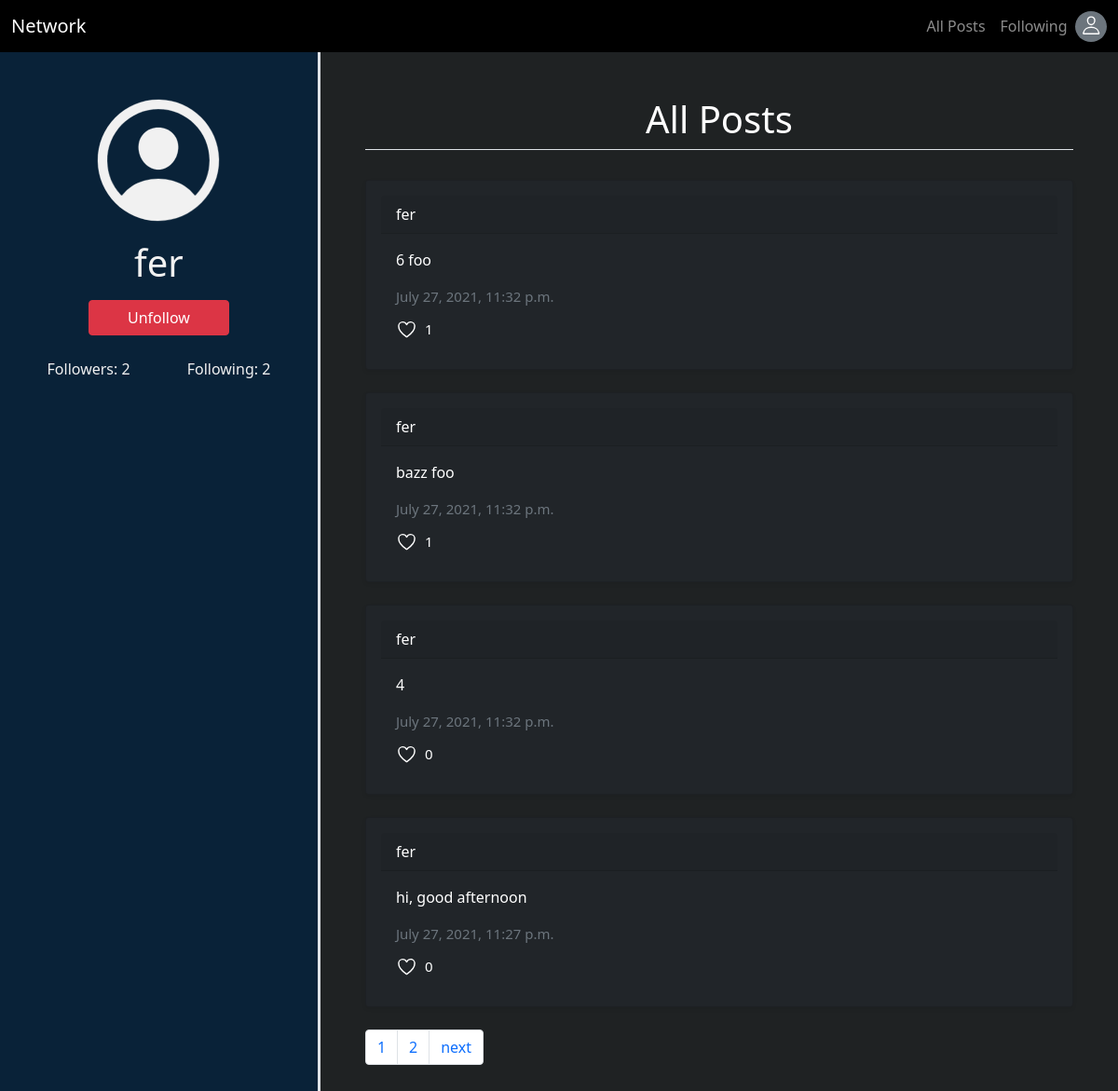
The page /profile/fer (signed in) on the database its author committed.
### network/models.py (models this page shows, shortened)
class User(AbstractUser):
    pass

class Post(models.Model):
    poster = models.ForeignKey(User, on_delete = models.CASCADE)
    content = models.CharField(max_length=255)
    date = models.DateTimeField(auto_now_add = True)
    likes = models.ManyToManyField(User, blank=True, related_name='liked_user')

### network/views.py (the view)
# urls.py: path('profile/<str:username>', views.userProfile, name='profile'),
def userProfile(request, username):
    user = User.objects.get(username = username)
    posts = Post.objects.filter(poster = user.id).order_by('-date')
    paginator = Paginator(posts, 4)
    pageNumber = request.GET.get('page')
    pageObj = paginator.get_page(pageNumber)
    userFollowing = Follow.objects.get(user = user.id )
    followings = userFollowing.followed.count()
    if request.user.is_authenticated:
        userFollowed = Follow.objects.get(user = request.user)
        if user in userFollowed.followed.all():
            followed = True
        else:
            followed = False
    else:
        return redirect('login')
    numbFollowers = 0
    for i in Follow.objects.all():
        followers = i.followed.all()
        for j in followers:
            if user.username == j.username:
                numbFollowers +=1
    return render(request, 'network/profile.html', {
        "user": user,
        'page_obj': pageObj,
        'following': followings,
        'followed': followed,
        'followers': numbFollowers
        })

### network/templates/network/profile.html (shortened to what this page needs)
{% extends 'network/layout.html' %}
{% load static %}
{% block style %}
<link rel="stylesheet" type="text/css" href="{% static 'network/profile.css' %}">
{% endblock %}
{% block body %}
	<div class="d-flex containerParent">
		<div class="sidebar d-flex flex-column border-end border-3">
			<div class="header">
				<div class="title text-center mt-3">
					<ion-icon style='font-size: 10em' name="person-circle-outline"></ion-icon>
					<h1>{{user.username}}</h1>
				</div>
				{% if user.username != request.user.username %}
					<div class="d-flex justify-content-center mt-3">
						{% if not followed %}
							<a class="btn btn-info w-50" href="{% url 'follow' user.username %}">Follow</a>
						{% else %}
							<a class="btn btn-danger w-50" href="{% url 'unfollow' user.username %}">Unfollow</a>
						{% endif %}
					</div>
				{% else %}
					<div class="m-auto text-center">My Perfil</div>
				{% endif %}
				<div class="d-flex justify-content-around mt-4 fw-light">
					<p>Followers: <b>{{followers}}</b></p>
					<p>Following: <b>{{following}}</b></p>
				</div>
			</div>
		</div>
		<div class="container p-5" style="background-color:#1F2223;;">
			<h1 class="text-white text-center border-bottom border-1 pb-2">All Posts</h1>
			<br>
            {% for post in page_obj %}
			<div class="card shadow-sm p-3 pb-0 mb-4 text-white bg-dark rounded">
				<div class="card-header">
				  <a class="text-white poster-name" href="{% url 'profile' post.poster %}">{{post.poster}}</a>
				</div>
				<div class="card-body">
				  <div id="info-{{post.id}}">
					<p id="postContent-{{post.id}}">{{post.content}}</p>
					<footer class="text-muted mb-1" style="font-size: 15px;">
					  {{post.date}}
					</footer>
				  </div>
				  <div class="d-flex justify-content-row">
					  {% if request.user in post.likes.all %}
					  <ion-icon id="heart-{{post.id}}" onclick="like('{{post.id}}')" class="mt-2 like" style="font-size: 23px;" name="heart"></ion-icon>
					  {% else %}
					  <ion-icon id="heart-{{post.id}}" onclick="like('{{post.id}}')" class="mt-2 like" style="font-size: 23px;" name="heart-outline"></ion-icon>
					  {% endif %}
					  <p id='like-{{post.id}}'style="font-size: 15px;" class="mt-2 mx-2">{{post.likes.count}}</p>
				  </div>
				</div>
			  </div>
            {% endfor %}
			<div class="pagination-container">
				<ul class="pagination">
					{% for i in page_obj.paginator.page_range %}
						<li class="page-item"><a href="?page={{i}}" class="page-link">{{i}}</a></li>
					{% endfor %}
					{% if page_obj.has_next %}
						<li class="page-item"><a class="page-link" href="?page={{ page_obj.next_page_number }}">next</a></li>
					{% endif %}
				</ul>
			</div>
        </div>
	</div>
{% endblock %}

### network/static/network/profile.css (style rules this page uses)
body { margin: 0; padding: 0; }
.sidebar { background-color: #092238; color: #F1F1F1; padding: 20px; width: 40%; }
.poster-name { text-decoration: none; }

### rows shown on the page
User: username "fer"
Post: poster "fer", content "6 foo", date "July 27, 2021, 11:32 p.m.", likes.count "1"
Post: poster "fer", content "bazz foo", date "July 27, 2021, 11:32 p.m.", likes.count "1"
Post: poster "fer", content "4", date "July 27, 2021, 11:32 p.m.", likes.count "0"
Post: poster "fer", content "hi, good afternoon", date "July 27, 2021, 11:27 p.m.", likes.count "0"

### other values the page prints
{{ followers }} "2"
{{ following }} "2"
{{ i }} "1" "2"
